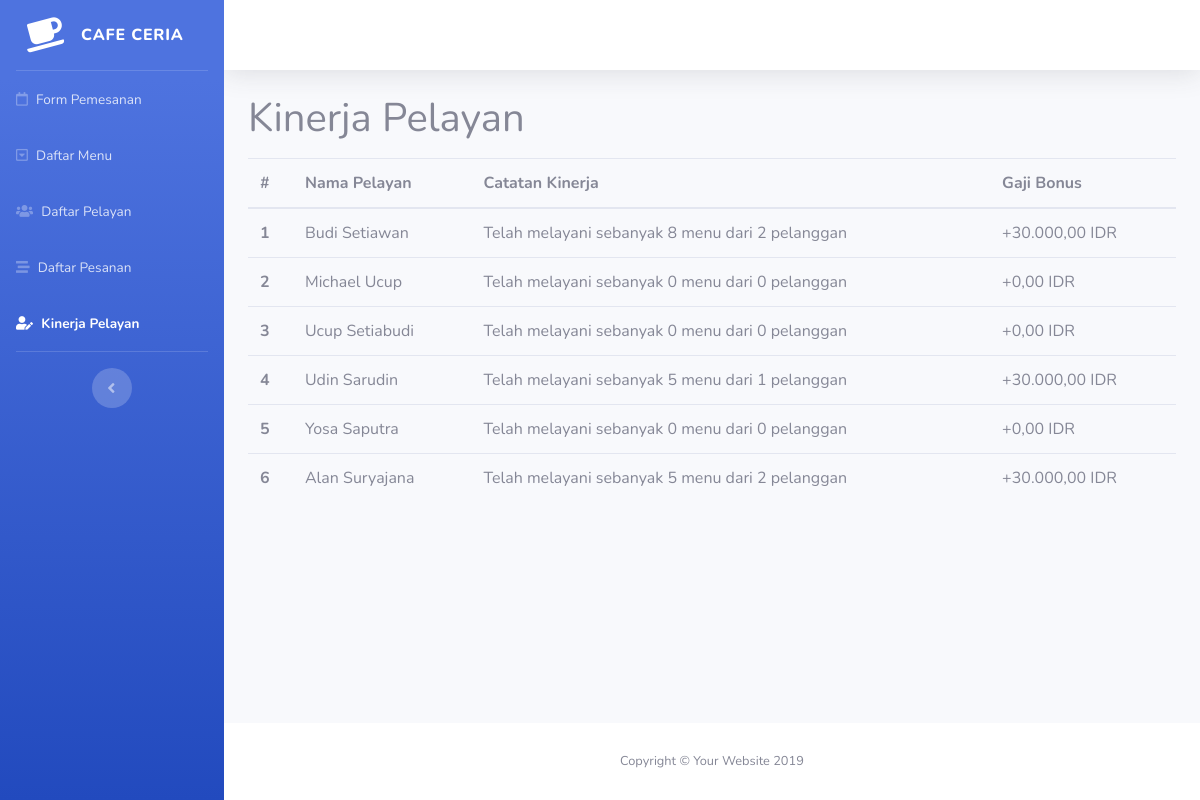
/kinerjapelayan.php, run on the app's committed database.
### tables this page shows
CREATE TABLE `tb_pelayan` (
  `id_pelayan` int(11) NOT NULL,
  `pelayan` varchar(100) NOT NULL
);

### kinerjapelayan.php (the view, shortened to what this page needs)
<?php
include_once 'controller/connection.php';
?>
<!DOCTYPE html>
<html lang="en">
  <head>
    <link
      href="vendor/fontawesome-free/css/all.min.css"
      rel="stylesheet"
      type="text/css"
    />
    <link href="css/sb-admin-2.min.css" rel="stylesheet" />
  </head>
  <body id="page-top">
    <div id="wrapper">
      <ul
        class="navbar-nav bg-gradient-primary sidebar sidebar-dark accordion"
        id="accordionSidebar"
      >
        <a
          class="sidebar-brand d-flex align-items-center justify-content-center"
          href="index.php"
        >
          <div class="sidebar-brand-icon rotate-n-15">
            <i class="fas fa-coffee"></i>
          </div>
          <div class="sidebar-brand-text mx-3">Cafe Ceria</div>
        </a>
        <hr class="sidebar-divider my-0" />
        <li class="nav-item">
          <a class="nav-link" href="index.php">
            <i class="far fa-calendar"></i>
            <span>Form Pemesanan</span></a
          >
        </li>
        <li class="nav-item">
          <a class="nav-link" href="menu.php">
            <i class="far fa-caret-square-down"></i>
            <span>Daftar Menu</span></a
          >
        </li>
        <li class="nav-item">
          <a class="nav-link" href="pelayan.php">
          <i class="fas fa-users"></i>
            <span>Daftar Pelayan</span></a
          >
        </li>
        <li class="nav-item">
          <a class="nav-link" href="daftarpesanan.php">
            <i class="fas fa-stream"></i>
            <span>Daftar Pesanan</span></a
          >
        </li>
        <li class="nav-item active">
          <a class="nav-link" href="kinerjapelayan.php">
          <i class="fas fa-user-edit"></i>
            <span>Kinerja Pelayan</span></a
          >
        </li>
        <hr class="sidebar-divider d-none d-md-block" />
        <div class="text-center d-none d-md-inline">
          <button class="rounded-circle border-0" id="sidebarToggle"></button>
        </div>
      </ul>
      <div id="content-wrapper" class="d-flex flex-column">
        <div id="content">
          <nav
            class="navbar navbar-expand navbar-light bg-white topbar mb-4 static-top shadow"
          >
          </nav>
          <div class="container-fluid">
            <h1 class="pb-2">Kinerja Pelayan</h1>
<?php
$sql = "SELECT * FROM tb_pelayan";
$result = mysqli_query($conn, $sql);
?>
            <div class="table-responsive">
              <table class="table table-hover" id="competitor_table">
                <thead>
                  <tr>
                    <th scope="col">#</th>
                    <th scope="col">Nama Pelayan</th>
                    <th scope="col">Catatan Kinerja</th>
                    <th scope="col">Gaji Bonus</th>
                  </tr>
                </thead>
                <tbody>
                <?php
                $i = 1;
                while($row = mysqli_fetch_assoc($result)):
                ?>
                <?php
                $sql = "SELECT pelayan_id, jumlah_pesanan FROM tb_pemesanan";
                $query = mysqli_query($conn, $sql);
                $catatanKinerjafromPelanggan = 0;
                $catatanKinerjafromJumlahPesanan = 0;
                while($baris = mysqli_fetch_assoc($query))
                {
                    if($baris['pelayan_id'] == $row['id_pelayan'])
                    {
                        $catatanKinerjafromPelanggan += 1;
                        $catatanKinerjafromJumlahPesanan += $baris['jumlah_pesanan'];
                    }
                }
                ?>
                  <tr>
                    <th scope="row"><?=$i;?></th>
                    <td>
                      <?=$row['pelayan'];?>
                    </td>
                    <td>
                      <?="Telah melayani sebanyak " . $catatanKinerjafromJumlahPesanan . " menu dari " . $catatanKinerjafromPelanggan . " pelanggan";?>
                    </td>
                    <td>
                      <?php
                    $temp =  intdiv($catatanKinerjafromJumlahPesanan, 5) * 30000;
                    $fmt = new NumberFormatter( 'de_DE', NumberFormatter::CURRENCY );
                    echo '+' . $fmt->formatCurrency($temp, "IDR");
                      ?>
                    </td>
                  </tr>
                <?php
                $i++;
                endwhile;
                ?>
                </tbody>
              </table>
            </div>
          </div>
        </div>
        <footer class="sticky-footer bg-white">
          <div class="container my-auto">
            <div class="copyright text-center my-auto">
              <span>Copyright &copy; Your Website 2019</span>
            </div>
          </div>
        </footer>
      </div>
    </div>
  </body>
</html>

### data on the page
tb_pelayan: pelayan "Budi Setiawan", catatanKinerjafromJumlahPesanan "8", catatanKinerjafromPelanggan "2", formatCurrency "30.000,00 IDR"
tb_pelayan: pelayan "Michael Ucup", catatanKinerjafromJumlahPesanan "0", catatanKinerjafromPelanggan "0", formatCurrency "0,00 IDR"
tb_pelayan: pelayan "Ucup Setiabudi", catatanKinerjafromJumlahPesanan "0", catatanKinerjafromPelanggan "0", formatCurrency "0,00 IDR"
tb_pelayan: pelayan "Udin Sarudin", catatanKinerjafromJumlahPesanan "5", catatanKinerjafromPelanggan "1", formatCurrency "30.000,00 IDR"
tb_pelayan: pelayan "Yosa Saputra", catatanKinerjafromJumlahPesanan "0", catatanKinerjafromPelanggan "0", formatCurrency "0,00 IDR"
tb_pelayan: pelayan "Alan Suryajana", catatanKinerjafromJumlahPesanan "5", catatanKinerjafromPelanggan "2", formatCurrency "30.000,00 IDR"
